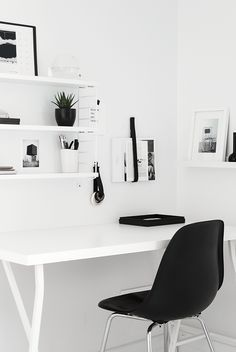
#> input picture BIMBINGAN 1/alam.jpg, 236 x 352 px, found by its file name
$ python formula.py
#> lines starting #> are read from the running program, lines starting #| are printed output that depends on the picture; after the words box and inside, x2 and y2 are one past the last pixel; in counts of white or black regions, pixels touching at a corner belong together
import cv2
import numpy as np
import copy
from os import listdir
from os.path import isfile, join
from matplotlib import pyplot as plt

imageA = cv2.imread('alam.jpg')
#> imageA is the input picture: shape (352, 236, 3); mean B, G, R 196.6, 197.9, 198
imageB = cv2.imread('alamren.jpg')
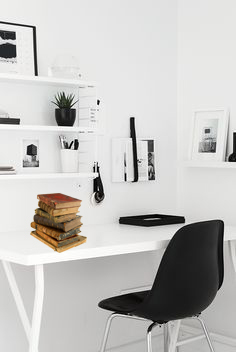
#> input picture BIMBINGAN 1/alamren.jpg, 236 x 352 px, found by its file name
#> imageB is the input picture: shape (352, 236, 3); mean B, G, R 191.6, 194, 195.2

gray_imgA = cv2.cvtColor(imageA,cv2.COLOR_BGR2GRAY)
gray_imgB = cv2.cvtColor(imageB,cv2.COLOR_BGR2GRAY)
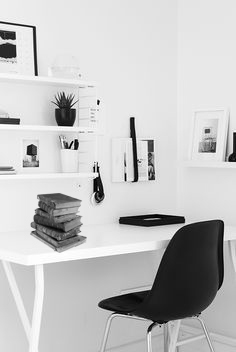
#> gray_imgB: shape (352, 236); min 0, max 255, mean 194.1

#Frame Difference
#thresh = 70
maxValue = 255
kernel = np.ones((5,5),np.uint8)

difference = cv2.subtract(gray_imgA,gray_imgB)
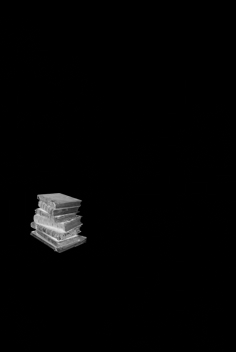
#> difference: shape (352, 236); min 0, max 229, mean 3.7

#menghilangkan noise
th, img_th = cv2.threshold(difference, 40, maxValue, cv2.THRESH_BINARY)
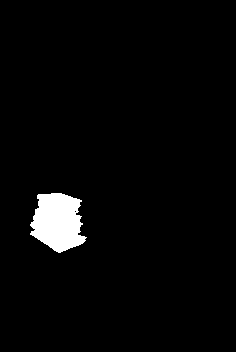
#> img_th: shape (352, 236); 2.9% white; 1 white region, box (x1, y1, x2, y2) and area: (30, 193, 87, 253) 2409
points = np.argwhere(img_th==255)
#> points = 2409 pairs, first value 193 to 252, second value 30 to 86
points = np.fliplr(points)
#> points = 2409 pairs, first value 30 to 86, second value 193 to 252
x, y, w, h = cv2.boundingRect(points)
#> x = 30; y = 193; w = 57; h = 60
x, y, w, h = x-10, y-10, w+20, h+20
#> x = 20; y = 183; w = 77; h = 80
crop = difference[y:y+h, x:x+w]
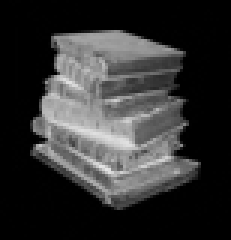
#> crop: shape (80, 77) (shown 3 times larger); min 0, max 229, mean 49.9
#retval, thresh_crop = cv2.threshold(crop, thresh=200, maxval=255, type=cv2.THRESH_BINARY)
#mendapatkan pinggiran objek

#cv2.imshow("citra_difference.png",crop)
cv2.waitKey(0)
